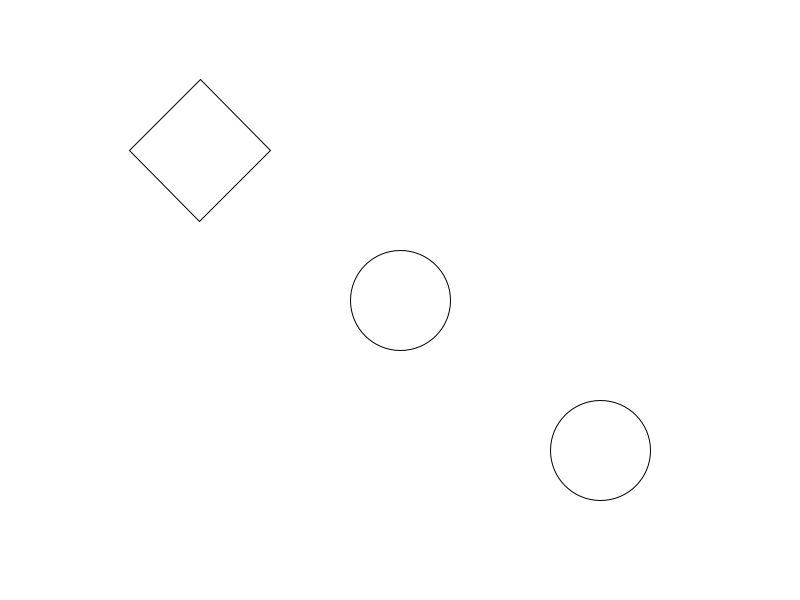
Frame 1 (no input)
Frame 60 (the mouse pressed at the canvas centre just before this capture): identical to frame 1, image omitted
Frame 120 (the mouse held since frame 60 and released just before this capture): identical to frame 1, image omitted

The Processing sketch that drew this single still picture (run headless with seeded random() and noise(); from frame 60 on, the mouse is pressed at the canvas centre):

// Processing sketch: tranform2D
// ── tranform2D.pde
void setup() {
    size(800, 600);
}

void draw() {
    background(255);

    // sauvegarde de l'état de la matrice
    pushMatrix();
    // translation (changement de l'état de la matrice)
    translate(width / 2, height / 2);
    ellipse(0, 0, 100, 100);
    // restauration de l'état de la matrice
    popMatrix();

    // sauvegarde de l'état de la matrice
    pushMatrix();
    // translation (changement de l'état de la matrice)
    translate(width * 3 / 4, height * 3 / 4);
    ellipse(0, 0, 100, 100);
    // restauration de l'état de la matrice
    popMatrix();

    pushMatrix();
    translate(width / 4, height / 4);
    rotate(radians(45));
    rectMode(CENTER);
    rect(0, 0, 100, 100);
    popMatrix();
}
